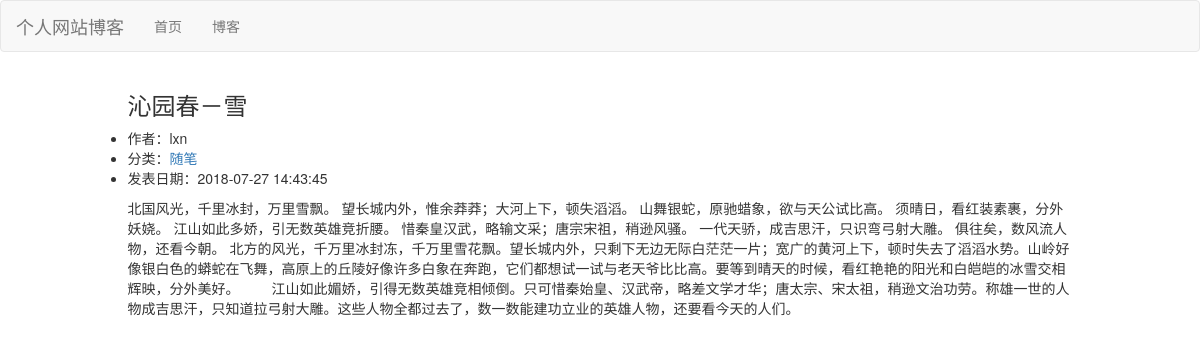
Page /blog/3 on the committed database.
### blog/models.py (models this page shows, shortened)
class Blog(models.Model):
    title = models.CharField(max_length=50)
    blog_type = models.ForeignKey(BlogType, on_delete=models.DO_NOTHING)
    content = models.TextField()
    author = models.ForeignKey(User, on_delete=models.DO_NOTHING)
    created_time = models.DateTimeField(auto_now_add=True)
    last_updated_time = models.DateTimeField(auto_now=True)

class BlogType(models.Model):
    type_name = models.CharField(max_length=15)
    def __str__(self):
        return self.type_name

### blog/views.py (the view)
# urls.py: path('<int:blog_pk>', views.blog_detail, name='blog_detail'),
def blog_detail(request, blog_pk):
    context = {}
    context['blog'] = get_object_or_404(Blog, pk=blog_pk)
    return render_to_response('blog/blog_detail.html', context)

### blog/templates/blog/blog_detail.html (shortened to what this page needs)
{% extends 'base.html' %}
{% block nav_blog_active %}}active{% endblock %}
{% load staticfiles %}
{% block header_extends %}
<link rel="stylesheet" href="{% static 'blog/blog.css' %}">
{% endblock %}
{% block content %}
    <div class="container">
        <div class="row">
            <div class="col-xs-10 col-xs-offset-1">
                <h3>{{ blog.title }}</h3>
                <ul class="blog-info-description">
                    <li>作者：{{ blog.author }}</li>
                    <li>分类：<a href="{% url 'blogs_with_type' blog.blog_type.pk %}">{{ blog.blog_type }}</a></li>
                    <li>发表日期：{{ blog.created_time|date:"Y-m-d H:i:s"}}</li>
                </ul>
                <div class="blog-conent">{{ blog.content }}</div>
            </div>
        </div>
    </div>
{% endblock %}

### static/base.css (style rules this page uses)
* { margin: 0; padding: 0; }
body { margin-top: 0px!important; }

### rows in the picture
Blog: title "沁园春－雪", author "lxn", blog_type "随笔", created_time "2018-07-27 14:43:45", content "北国风光，千里冰封，万里雪飘。 望长城内外，惟余莽莽；大河上下，顿失滔滔。 山舞银蛇，原驰蜡象，欲与天公试比高。 须晴日，看红装素裹，分外妖娆。 江山如此多娇，引无数英雄竞折腰。 惜秦皇汉武，略输文采；唐宗宋祖，稍逊风骚。 一代天骄，成吉思汗，只识弯弓射大雕。 俱往矣，数风流人物，还看今朝。 北方的风光，千万里冰封冻，千万里雪花飘。望长城内外，只剩下无边无际白茫茫一片；宽广的黄河上下，顿时失去了滔滔水势。山岭好像银白色的蟒蛇在飞舞，高原上的丘陵好像许多白象在奔跑，它们都想试一试与老天爷比比高。要等到晴天的时候，看红艳艳的阳光和白皑皑的冰雪交相辉映，分外美好。 江山如此媚娇，引得无数英雄竞相倾倒。只可惜秦始皇、汉武帝，略差文学才华；唐太宗、宋太祖，稍逊文治功劳。称雄一世的人物成吉思汗，只知道拉弓射大雕。这些人物全都过去了，数一数能建功立业的英雄人物，还要看今天的人们。"
